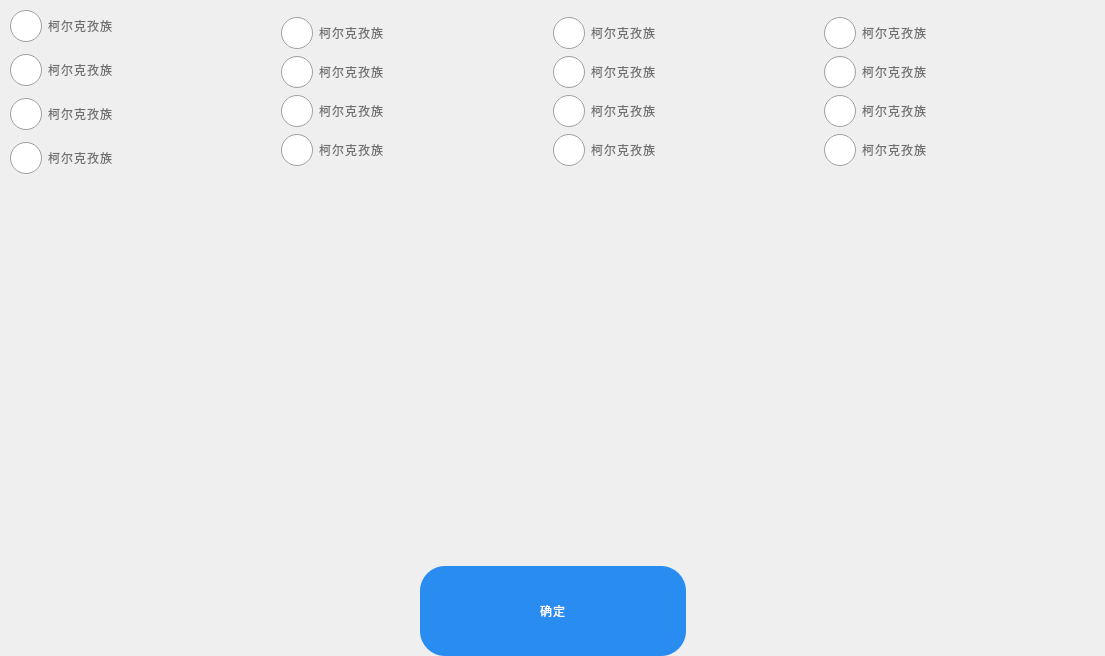
<?xml version="1.0" encoding="UTF-8"?>
<ui version="4.0">
 <class>QNationWidget</class>
 <widget class="QWidget" name="QNationWidget">
  <property name="geometry">
   <rect>
    <x>0</x>
    <y>0</y>
    <width>1105</width>
    <height>656</height>
   </rect>
  </property>
  <property name="minimumSize">
   <size>
    <width>1024</width>
    <height>600</height>
   </size>
  </property>
  <property name="windowTitle">
   <string>Form</string>
  </property>
  <property name="styleSheet">
   <string notr="true">font-weight: normal;
line-height: 49px;
letter-spacing: 1px;
color: #707070;
font:36px &quot;思源黑体 CN Medium&quot;;
</string>
  </property>
  <layout class="QVBoxLayout" name="verticalLayout_5">
   <property name="spacing">
    <number>0</number>
   </property>
   <property name="leftMargin">
    <number>10</number>
   </property>
   <property name="topMargin">
    <number>10</number>
   </property>
   <property name="rightMargin">
    <number>10</number>
   </property>
   <property name="bottomMargin">
    <number>0</number>
   </property>
   <item>
    <layout class="QHBoxLayout" name="horizontalLayout">
     <property name="topMargin">
      <number>0</number>
     </property>
     <property name="bottomMargin">
      <number>0</number>
     </property>
     <item>
      <layout class="QVBoxLayout" name="verticalLayout">
       <property name="spacing">
        <number>12</number>
       </property>
       <property name="topMargin">
        <number>0</number>
       </property>
       <property name="bottomMargin">
        <number>0</number>
       </property>
       <item>
        <widget class="QRadioButton" name="radioButton_3">
         <property name="minimumSize">
          <size>
           <width>200</width>
           <height>0</height>
          </size>
         </property>
         <property name="styleSheet">
          <string notr="true">QRadioButton::indicator { 
	width: 32px;
	height: 32px;
}
QRadioButton::indicator::unchecked {
	image: url(:/Image/RadioUnChecked.png);
}
QRadioButton::indicator::checked { 
	image: url(:/Image/RadioCheck.png);
}
</string>
         </property>
         <property name="text">
          <string>柯尔克孜族</string>
         </property>
        </widget>
       </item>
       <item>
        <widget class="QRadioButton" name="radioButton_1">
         <property name="minimumSize">
          <size>
           <width>240</width>
           <height>0</height>
          </size>
         </property>
         <property name="styleSheet">
          <string notr="true">QRadioButton::indicator { 
	width: 32px;
	height: 32px;
}
QRadioButton::indicator::unchecked {
	image: url(:/Image/RadioUnChecked.png);
}
QRadioButton::indicator::checked { 
	image: url(:/Image/RadioCheck.png);
}
</string>
         </property>
         <property name="text">
          <string>柯尔克孜族</string>
         </property>
        </widget>
       </item>
       <item>
        <widget class="QRadioButton" name="radioButton_Male_2">
         <property name="minimumSize">
          <size>
           <width>200</width>
           <height>0</height>
          </size>
         </property>
         <property name="styleSheet">
          <string notr="true">QRadioButton::indicator { 
	width: 32px;
	height: 32px;
}
QRadioButton::indicator::unchecked {
	image: url(:/Image/RadioUnChecked.png);
}
QRadioButton::indicator::checked { 
	image: url(:/Image/RadioCheck.png);
}
</string>
         </property>
         <property name="text">
          <string>柯尔克孜族</string>
         </property>
        </widget>
       </item>
       <item>
        <widget class="QRadioButton" name="radioButton_2">
         <property name="minimumSize">
          <size>
           <width>240</width>
           <height>0</height>
          </size>
         </property>
         <property name="styleSheet">
          <string notr="true">QRadioButton::indicator { 
	width: 32px;
	height: 32px;
}
QRadioButton::indicator::unchecked {
	image: url(:/Image/RadioUnChecked.png);
}
QRadioButton::indicator::checked { 
	image: url(:/Image/RadioCheck.png);
}
</string>
         </property>
         <property name="text">
          <string>柯尔克孜族</string>
         </property>
        </widget>
       </item>
      </layout>
     </item>
     <item>
      <layout class="QVBoxLayout" name="verticalLayout_2">
       <property name="topMargin">
        <number>0</number>
       </property>
       <property name="bottomMargin">
        <number>0</number>
       </property>
       <item>
        <widget class="QRadioButton" name="radioButton_4">
         <property name="minimumSize">
          <size>
           <width>200</width>
           <height>0</height>
          </size>
         </property>
         <property name="styleSheet">
          <string notr="true">QRadioButton::indicator { 
	width: 32px;
	height: 32px;
}
QRadioButton::indicator::unchecked {
	image: url(:/Image/RadioUnChecked.png);
}
QRadioButton::indicator::checked { 
	image: url(:/Image/RadioCheck.png);
}
</string>
         </property>
         <property name="text">
          <string>柯尔克孜族</string>
         </property>
        </widget>
       </item>
       <item>
        <widget class="QRadioButton" name="radioButton_5">
         <property name="minimumSize">
          <size>
           <width>240</width>
           <height>0</height>
          </size>
         </property>
         <property name="styleSheet">
          <string notr="true">QRadioButton::indicator { 
	width: 32px;
	height: 32px;
}
QRadioButton::indicator::unchecked {
	image: url(:/Image/RadioUnChecked.png);
}
QRadioButton::indicator::checked { 
	image: url(:/Image/RadioCheck.png);
}
</string>
         </property>
         <property name="text">
          <string>柯尔克孜族</string>
         </property>
        </widget>
       </item>
       <item>
        <widget class="QRadioButton" name="radioButton_Male_3">
         <property name="minimumSize">
          <size>
           <width>200</width>
           <height>0</height>
          </size>
         </property>
         <property name="styleSheet">
          <string notr="true">QRadioButton::indicator { 
	width: 32px;
	height: 32px;
}
QRadioButton::indicator::unchecked {
	image: url(:/Image/RadioUnChecked.png);
}
QRadioButton::indicator::checked { 
	image: url(:/Image/RadioCheck.png);
}
</string>
         </property>
         <property name="text">
          <string>柯尔克孜族</string>
         </property>
        </widget>
       </item>
       <item>
        <widget class="QRadioButton" name="radioButton_6">
         <property name="minimumSize">
          <size>
           <width>240</width>
           <height>0</height>
          </size>
         </property>
         <property name="styleSheet">
          <string notr="true">QRadioButton::indicator { 
	width: 32px;
	height: 32px;
}
QRadioButton::indicator::unchecked {
	image: url(:/Image/RadioUnChecked.png);
}
QRadioButton::indicator::checked { 
	image: url(:/Image/RadioCheck.png);
}
</string>
         </property>
         <property name="text">
          <string>柯尔克孜族</string>
         </property>
        </widget>
       </item>
      </layout>
     </item>
     <item>
      <layout class="QVBoxLayout" name="verticalLayout_3">
       <property name="topMargin">
        <number>0</number>
       </property>
       <property name="bottomMargin">
        <number>0</number>
       </property>
       <item>
        <widget class="QRadioButton" name="radioButton_7">
         <property name="minimumSize">
          <size>
           <width>200</width>
           <height>0</height>
          </size>
         </property>
         <property name="styleSheet">
          <string notr="true">QRadioButton::indicator { 
	width: 32px;
	height: 32px;
}
QRadioButton::indicator::unchecked {
	image: url(:/Image/RadioUnChecked.png);
}
QRadioButton::indicator::checked { 
	image: url(:/Image/RadioCheck.png);
}
</string>
         </property>
         <property name="text">
          <string>柯尔克孜族</string>
         </property>
        </widget>
       </item>
       <item>
        <widget class="QRadioButton" name="radioButton_8">
         <property name="minimumSize">
          <size>
           <width>240</width>
           <height>0</height>
          </size>
         </property>
         <property name="styleSheet">
          <string notr="true">QRadioButton::indicator { 
	width: 32px;
	height: 32px;
}
QRadioButton::indicator::unchecked {
	image: url(:/Image/RadioUnChecked.png);
}
QRadioButton::indicator::checked { 
	image: url(:/Image/RadioCheck.png);
}
</string>
         </property>
         <property name="text">
          <string>柯尔克孜族</string>
         </property>
        </widget>
       </item>
       <item>
        <widget class="QRadioButton" name="radioButton_Male_4">
         <property name="minimumSize">
          <size>
           <width>200</width>
           <height>0</height>
          </size>
         </property>
         <property name="styleSheet">
          <string notr="true">QRadioButton::indicator { 
	width: 32px;
	height: 32px;
}
QRadioButton::indicator::unchecked {
	image: url(:/Image/RadioUnChecked.png);
}
QRadioButton::indicator::checked { 
	image: url(:/Image/RadioCheck.png);
}
</string>
         </property>
         <property name="text">
          <string>柯尔克孜族</string>
         </property>
        </widget>
       </item>
       <item>
        <widget class="QRadioButton" name="radioButton_9">
         <property name="minimumSize">
          <size>
           <width>240</width>
           <height>0</height>
          </size>
         </property>
         <property name="styleSheet">
          <string notr="true">QRadioButton::indicator { 
	width: 32px;
	height: 32px;
}
QRadioButton::indicator::unchecked {
	image: url(:/Image/RadioUnChecked.png);
}
QRadioButton::indicator::checked { 
	image: url(:/Image/RadioCheck.png);
}
</string>
         </property>
         <property name="text">
          <string>柯尔克孜族</string>
         </property>
        </widget>
       </item>
      </layout>
     </item>
     <item>
      <layout class="QVBoxLayout" name="verticalLayout_4">
       <property name="topMargin">
        <number>0</number>
       </property>
       <property name="bottomMargin">
        <number>0</number>
       </property>
       <item>
        <widget class="QRadioButton" name="radioButton_10">
         <property name="minimumSize">
          <size>
           <width>200</width>
           <height>0</height>
          </size>
         </property>
         <property name="styleSheet">
          <string notr="true">QRadioButton::indicator { 
	width: 32px;
	height: 32px;
}
QRadioButton::indicator::unchecked {
	image: url(:/Image/RadioUnChecked.png);
}
QRadioButton::indicator::checked { 
	image: url(:/Image/RadioCheck.png);
}
</string>
         </property>
         <property name="text">
          <string>柯尔克孜族</string>
         </property>
        </widget>
       </item>
       <item>
        <widget class="QRadioButton" name="radioButton_11">
         <property name="minimumSize">
          <size>
           <width>240</width>
           <height>0</height>
          </size>
         </property>
         <property name="styleSheet">
          <string notr="true">QRadioButton::indicator { 
	width: 32px;
	height: 32px;
}
QRadioButton::indicator::unchecked {
	image: url(:/Image/RadioUnChecked.png);
}
QRadioButton::indicator::checked { 
	image: url(:/Image/RadioCheck.png);
}
</string>
         </property>
         <property name="text">
          <string>柯尔克孜族</string>
         </property>
        </widget>
       </item>
       <item>
        <widget class="QRadioButton" name="radioButton_Male_5">
         <property name="minimumSize">
          <size>
           <width>200</width>
           <height>0</height>
          </size>
         </property>
         <property name="styleSheet">
          <string notr="true">QRadioButton::indicator { 
	width: 32px;
	height: 32px;
}
QRadioButton::indicator::unchecked {
	image: url(:/Image/RadioUnChecked.png);
}
QRadioButton::indicator::checked { 
	image: url(:/Image/RadioCheck.png);
}
</string>
         </property>
         <property name="text">
          <string>柯尔克孜族</string>
         </property>
        </widget>
       </item>
       <item>
        <widget class="QRadioButton" name="radioButton_12">
         <property name="minimumSize">
          <size>
           <width>240</width>
           <height>0</height>
          </size>
         </property>
         <property name="styleSheet">
          <string notr="true">QRadioButton::indicator { 
	width: 32px;
	height: 32px;
}
QRadioButton::indicator::unchecked {
	image: url(:/Image/RadioUnChecked.png);
}
QRadioButton::indicator::checked { 
	image: url(:/Image/RadioCheck.png);
}
</string>
         </property>
         <property name="text">
          <string>柯尔克孜族</string>
         </property>
        </widget>
       </item>
      </layout>
     </item>
    </layout>
   </item>
   <item>
    <spacer name="verticalSpacer">
     <property name="orientation">
      <enum>Qt::Vertical</enum>
     </property>
     <property name="sizeHint" stdset="0">
      <size>
       <width>20</width>
       <height>433</height>
      </size>
     </property>
    </spacer>
   </item>
   <item>
    <layout class="QHBoxLayout" name="horizontalLayout_2">
     <item>
      <spacer name="horizontalSpacer">
       <property name="orientation">
        <enum>Qt::Horizontal</enum>
       </property>
       <property name="sizeHint" stdset="0">
        <size>
         <width>40</width>
         <height>20</height>
        </size>
       </property>
      </spacer>
     </item>
     <item>
      <widget class="QPushButton" name="pushButton_OK">
       <property name="minimumSize">
        <size>
         <width>266</width>
         <height>90</height>
        </size>
       </property>
       <property name="styleSheet">
        <string notr="true">QPushButton{background-color: #298cf0;
border-radius: 25px;
font: 57 42px &quot;思源黑体 CN Medium&quot;;
font-weight: normal;
line-height: 49px;
letter-spacing: 1px;
color: #ffffff;}
QPushButton:pressed{background:#38a357;}
</string>
       </property>
       <property name="text">
        <string>确定</string>
       </property>
      </widget>
     </item>
     <item>
      <spacer name="horizontalSpacer_2">
       <property name="orientation">
        <enum>Qt::Horizontal</enum>
       </property>
       <property name="sizeHint" stdset="0">
        <size>
         <width>40</width>
         <height>20</height>
        </size>
       </property>
      </spacer>
     </item>
    </layout>
   </item>
  </layout>
 </widget>
 <resources/>
 <connections/>
</ui>
